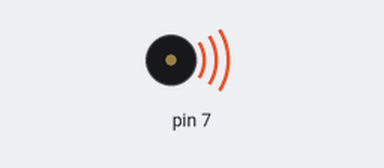
The sketch below on a simulated Arduino Uno, built with avr-gcc and run on an emulated ATmega328P. Parts: buzzer (waves = sounding).

Above: at 0.1 s.
At 4.1 s:
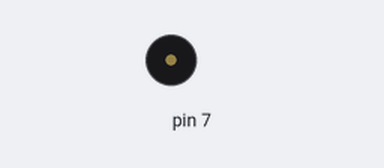
Timing chart, 0 to 5.6 s (numbered marks = the images above):
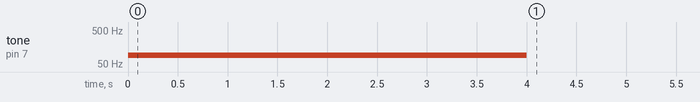

Measured:
- by itself, tone on pin 7: silent → 90 Hz at 0.00 s, → silent 4.0 s later

The sketch:

TONE.ino
```cpp
void setup() {
  pinMode(7, OUTPUT);
  tone(7,90, 4000);
}

void loop() {

}
```
